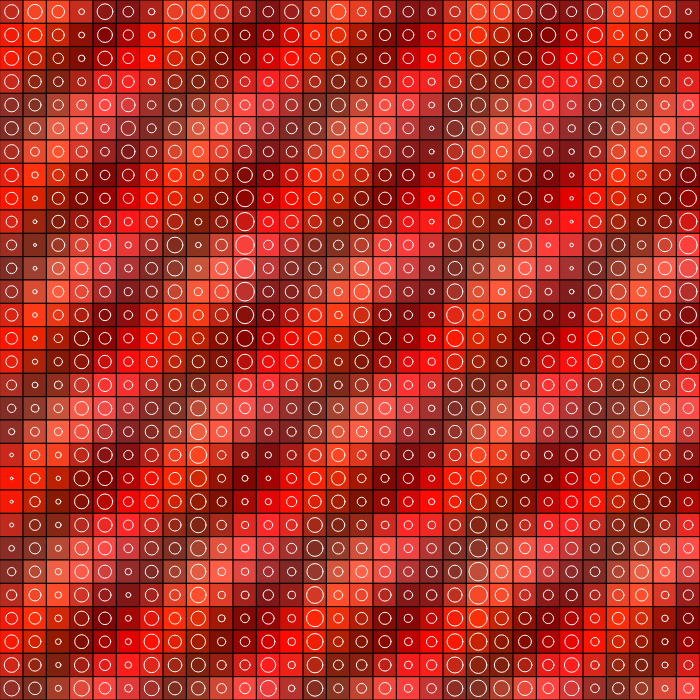
Frame 1 (no input)
Frame 60 (no input): identical to frame 1, image omitted
Frame 120 (the mouse pressed at the canvas centre since frame 60): identical to frame 1, image omitted

The p5.js sketch that drew this single still picture (run headless with seeded random() and noise() and a simulated clock; from frame 60 on, the mouse is pressed at the canvas centre):

// p5.js sketch
// ── sketch.js
let numCols = 30;
let numRows = 30;
let cellWidth;
let cellHeight;

function setup() {
    createCanvas(700,700);
    colorMode(HSB);
    cellWidth = width/numCols;
    cellHeight = height/numRows;
}

function draw() {
    background(0, 0, 100);

    let xOffset = 0;
    let yOffset = 0;

    for (let xi = 0; xi < numCols; xi++) {
        xOffset += 0.1;
        for (let yi = 0; yi < numRows; yi++) {
            let cellPos = createVector(xi*cellWidth, yi*cellHeight);

            push();

            translate(cellPos.x, cellPos.y);
            fill(map(sin(xi), -1, 1, 0, 10), map(sin(yi), -1, 1, 70, 100), map(sin(yi+xi), -1, 1, 50, 100));
            rect(0, 0, cellWidth, cellHeight);
            stroke(0, 0, 100);
            circle(cellWidth/2, cellHeight/2, map(noise(xOffset, yOffset), 0, 1, 0, cellWidth));
            yOffset += 0.1;
            pop();
        }
    }
}
